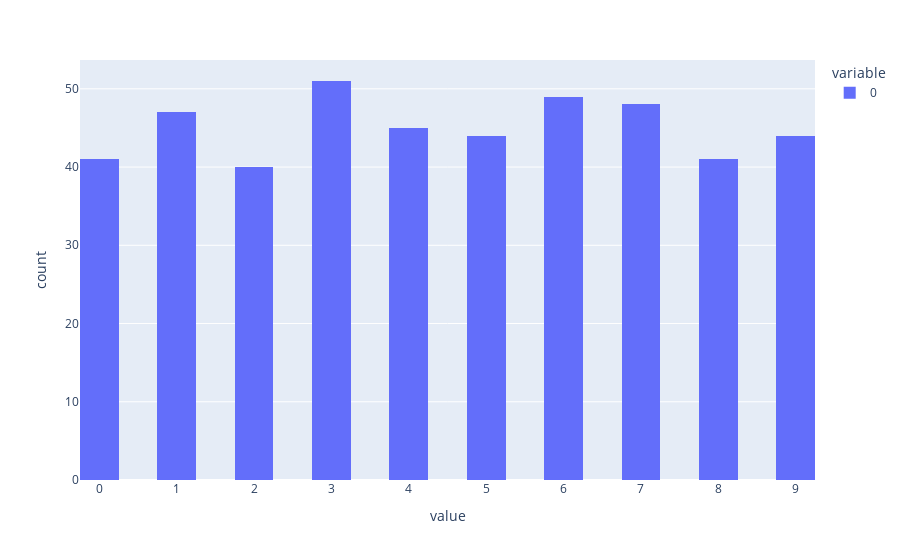

The notebook cell saved with this chart:
### Markdown cell above
## **Job 13**
A l'aide de matplotlib (ou d'une autre librairie de votre choix), visualisez la distribution des données du tableau $R$ en générant un histogramme.

### Code cell
fig = px.histogram(r, nbins=20)
fig.show()

### Figure 1 — Plotly figure (JSON) as saved in the notebook; plotly's stock layout.template omitted (floating-point values rounded to 4 significant figures; data arrays with more than 128 entries replaced by an {"elided": "..."} marker saying what was removed)
{"data": [{"alignmentgroup": "True", "bingroup": "x", "hovertemplate": "variable=0<br>value=%{x}<br>count=%{y}<extra></extra>", "legendgroup": "0", "marker": {"color": "#636efa", "pattern": {"shape": ""}}, "name": "0", "nbinsx": 20, "offsetgroup": "0", "orientation": "v", "showlegend": true, "type": "histogram", "x": {"elided": "450 int values"}, "xaxis": "x", "yaxis": "y"}], "layout": {"barmode": "relative", "legend": {"title": {"text": "variable"}, "tracegroupgap": 0}, "margin": {"t": 60}, "xaxis": {"anchor": "y", "domain": [0, 1], "title": {"text": "value"}}, "yaxis": {"anchor": "x", "domain": [0, 1], "title": {"text": "count"}}}}
